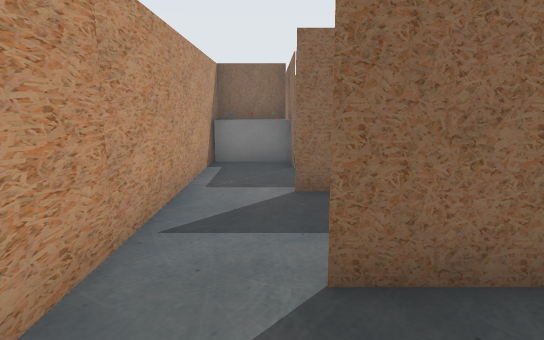
View 1 (above)

18 first-person views from a walk through a Unity game level. The camera is 1.3 m above the floor, tilts 10° down and sees 75° across. The floor is counted in squares, 1 m on a side. Each view is taken from the middle of a square. On the plan, view 1 faces up. The plan holds only what a view shows up to about 15 squares ahead; the rest is blank. The place goes on beyond the plan. The player is left out. Some surface patterns are stand-ins.

View 2
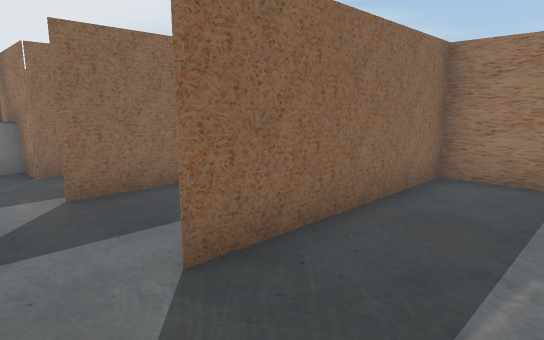

View 3
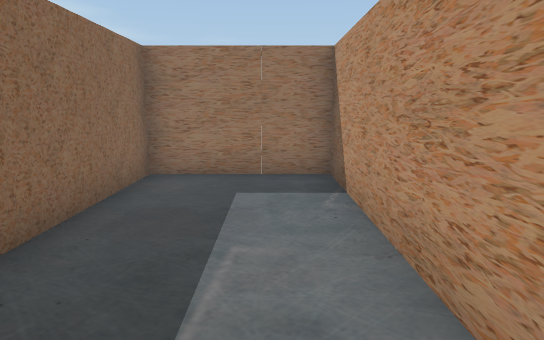

View 4
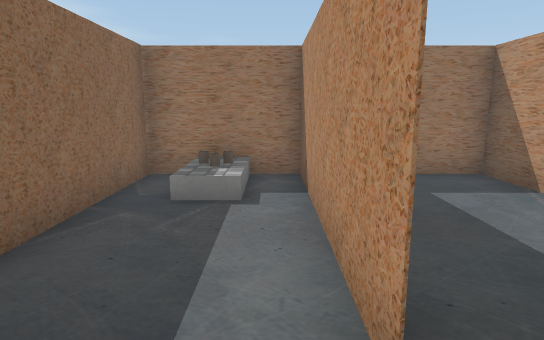

View 5
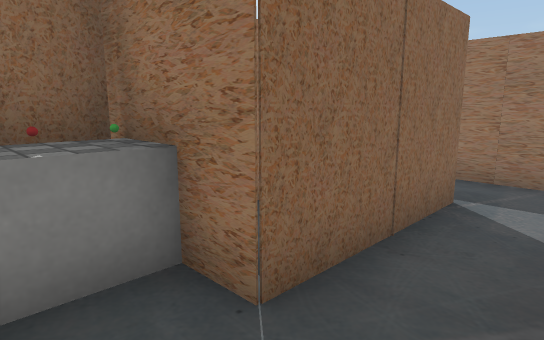

View 6
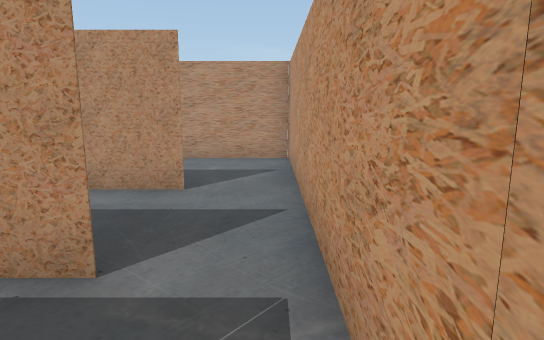

View 7
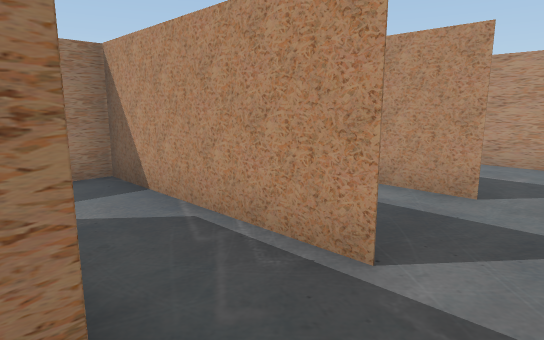

View 8
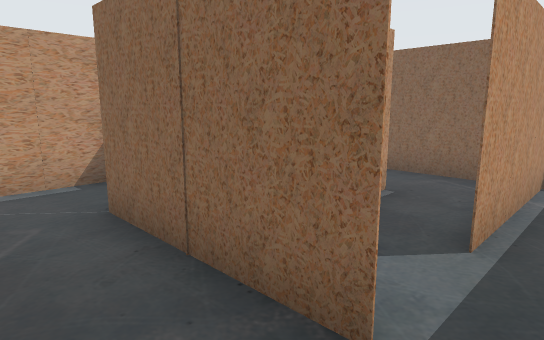

View 9
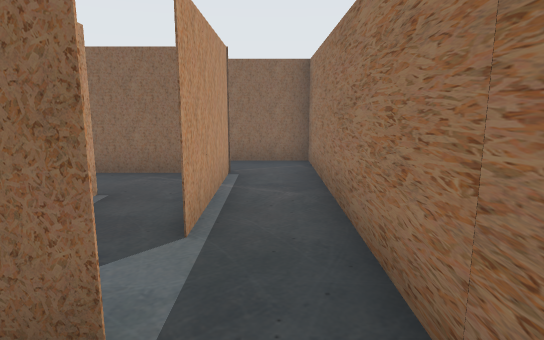

View 10
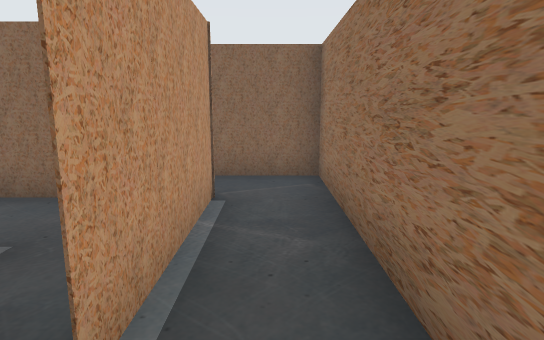

View 11
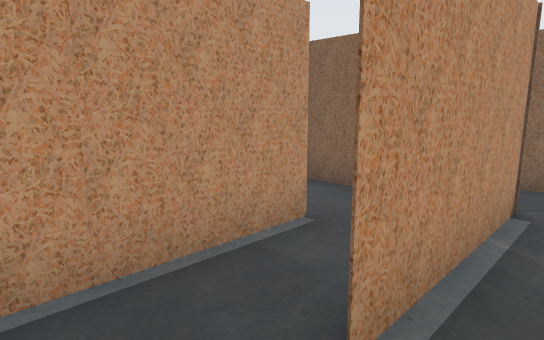

View 12
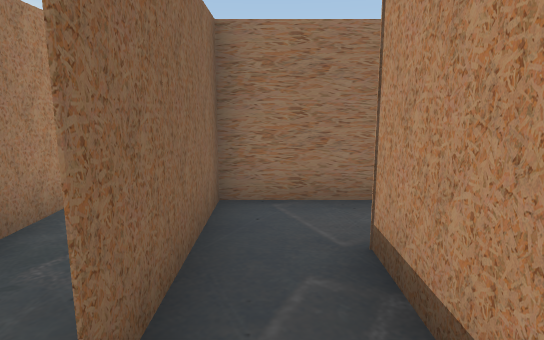

View 13
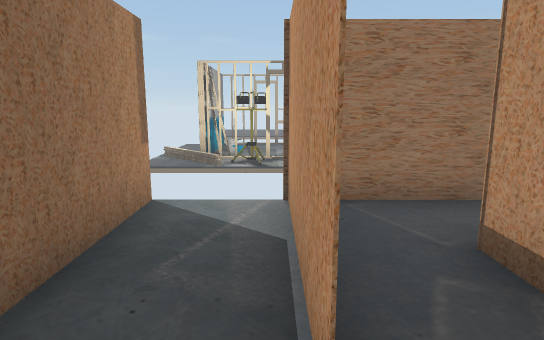

View 14
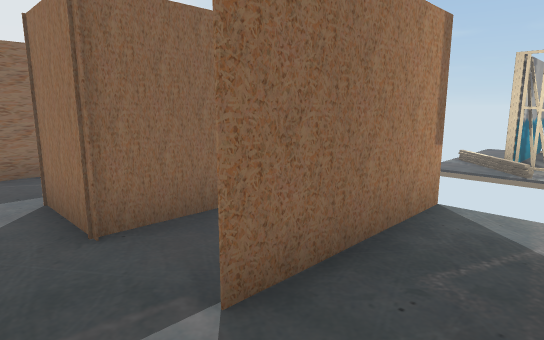

View 15
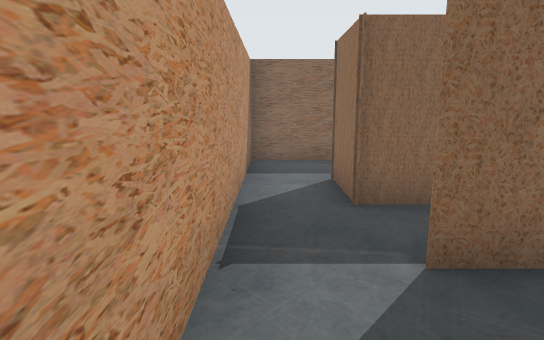

View 16
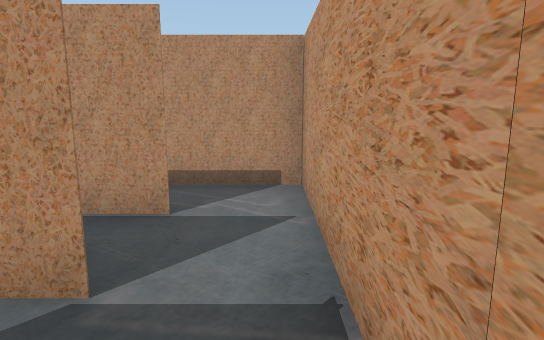

View 17
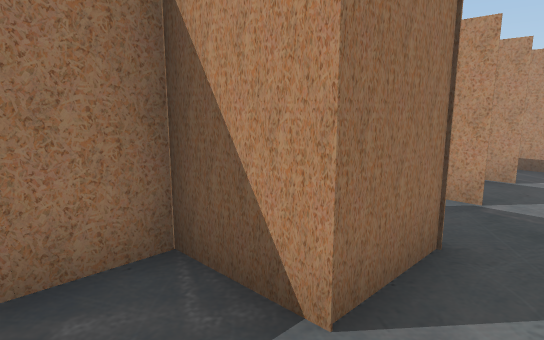

View 18
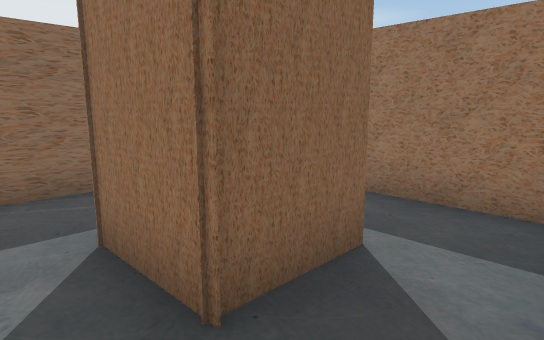

### Floor plan
Points are (right, up) in squares from view 1. A wall is a line through its corners. A room is listed if a view was taken in it or the views show most of it. See-through windows are left out.
Room 1 (views 1, 2, 3)
walls: (-1.4, 1.5) (-1.4, -1.2) (5.9, -1.2) (5.9, 2); (6, 2.4) (0.4, 2.4)
ways out: opening at (-0.5, 2) to room 2
Room 2 (view 4)
walls: (0.4, 2.4) (6, 2.4); (-1.4, 4.4) (-1.4, 1.5); (5.9, 2) (5.9, 5); (5.9, 5.4) (0.2, 5.4)
ways out: opening at (-0.5, 2) to room 1; opening at (-1, 5) to room 3
Room 3 (views 5, 6, 7, 8, 9)
walls: (4.2, 7.6) (0.5, 7.6) (0.5, 8.6); (0.2, 5.4) (5.9, 5.4); (-1.4, 8.6) (-1.4, 4.4); (5.9, 5) (5.9, 7.5)
ways out: opening at (-1, 5) to room 2; opening at (5, 8) to room 4; opening at (-1, 8)
Room 4 (views 10, 11)
walls: (2.6, 13.1) (4.1, 13.1) (4.1, 9.4); (5.9, 7.5) (5.9, 14.7) (2.2, 14.7)
ways out: opening at (5, 8) to room 3; opening at (3.5, 14) to room 5; opening at (4, 9) to room 11
Room 5 (views 12, 15)
walls: (0.5, 14.6) (0.5, 12.8); (0.4, 13.1) (2.6, 13.1)
ways out: opening at (3.5, 14) to room 4; opening at (1.5, 15) to room 6
Room 6 (views 13, 14, 18)
walls: (2.2, 14.8) (6, 14.8); (0.5, 17.6) (0.5, 14.6); (6, 16.7) (2.2, 16.7)
ways out: opening at (1.5, 15) to room 5; opening at (1.5, 17) to room 9
Room 7 (views 16, 17)
walls: (2.9, 22.8) (0.5, 22.8) (0.5, 18.6); (2.1, 18.7) (2.1, 20.4) (3.8, 20.4) (3.8, 21.8)
ways out: opening at (1, 19.5) to room 9
Room 8 (no view inside)
walls: (2.4, 11.2) (2.4, 9.5); (4.2, 13.1) (0.8, 13.1)
ways out: opening at (3, 10.5) to room 11; opening at (2, 12)
Room 9 (no view inside)
walls: (0.5, 18.6) (0.5, 17.6)
ways out: opening at (1.5, 17) to room 6; opening at (1, 19.5) to room 7; opening at (3.5, 18)
Room 10 (no view inside)
walls: (0.5, 8.6) (0.5, 11.8); (0.4, 9.6) (-0.5, 9.6)
objects: block (-1, 9) to (0, 9)
Room 11 (no view inside)
walls: (2.4, 9.5) (2.4, 7.5)
ways out: opening at (4, 9) to room 4; opening at (3, 10.5) to room 8

Where each view was taken, in squares from view 1:
view 1: 0 up, 0 right, facing up
view 2: 0 up, 1 left, facing up-right
view 3: 0 up, 1 left, facing right
view 4: 3 up, 1 left, facing right
view 5: 6 up, 1 left, facing up-right
view 6: 8 up, 1 left, facing down
view 7: 8 up, 1 left, facing down-right
view 8: 6 up, 5 right, facing up-left
view 9: 6 up, 5 right, facing up
view 10: 8 up, 5 right, facing up
view 11: 8 up, 5 right, facing up-left
view 12: 14 up, 1 right, facing right
view 13: 15 up, 1 right, facing right
view 14: 15 up, 1 right, facing up-right
view 15: 14 up, 1 right, facing up
view 16: 19 up, 1 right, facing down
view 17: 22 up, 1 right, facing down-right
view 18: 17 up, 1 right, facing up-right
